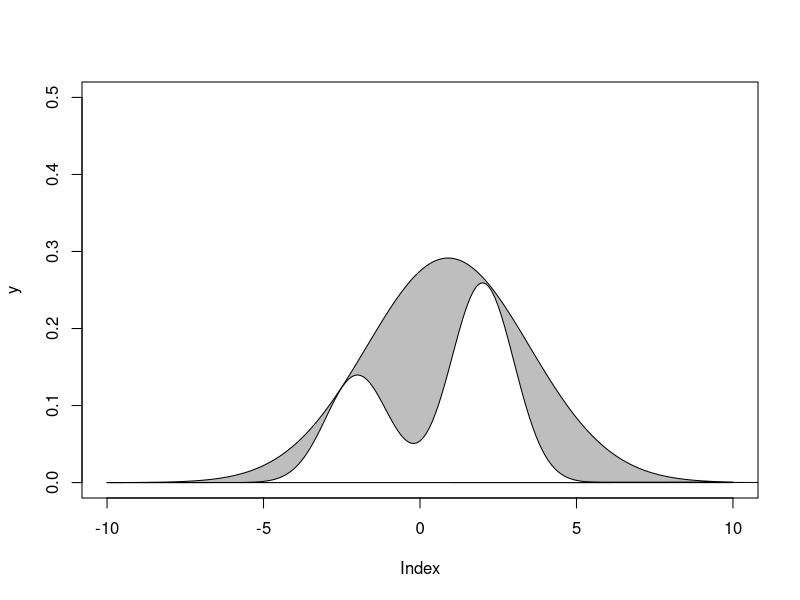

This chart was generated by the following R code:
x=seq(-10,10,0.1)
y=1.9*dnorm(x,0.9,2.6)
cord.x <- c(-10,x,-10)
cord.y <- c(  0,y,0)
plot(y,xlim=c(-10,10),ylim=c(0,0.5),t='l')
polygon(cord.x,cord.y,col='grey')

cord2.x <- c(-10,x,-10)
cord2.y <- c(0,0.35*dnorm(x,-2,1)+0.65*dnorm(x,2,1),0)
#curve(         0.35*dnorm(x,-2,1)+0.65*dnorm(x,2,1),xlim=c(-10,10))
polygon(cord2.x,cord2.y,col='white')
